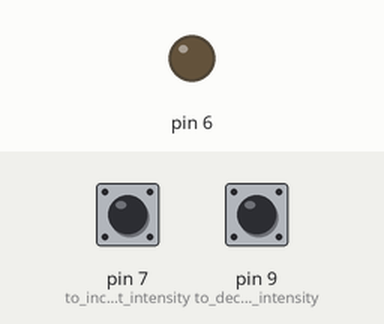
Recording of a sketch running on a simulated Arduino Uno, built with avr-gcc and run on an emulated ATmega328P. On the bench: output pins drawn as LEDs (lit = HIGH). Inputs (shaded band) come from the test bench; at power-on: pin 7 (to_increment_intensity) HIGH, pin 9 (to_decrement_intensity) HIGH.

Above: at 1.2 s.
1.3 s: pin 7 (to_increment_intensity) pulled LOW for 1 s
At 3.5 s:
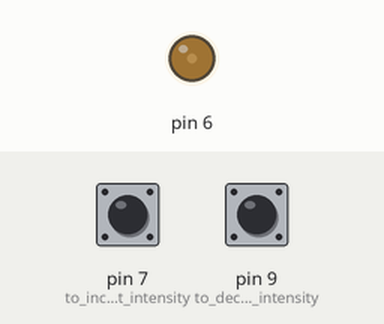
3.8 s: pin 9 (to_decrement_intensity) pulled LOW for 3.2 s
8.5 s: pin 9 (to_decrement_intensity) pulled LOW for 1 s
At 8.67 s:
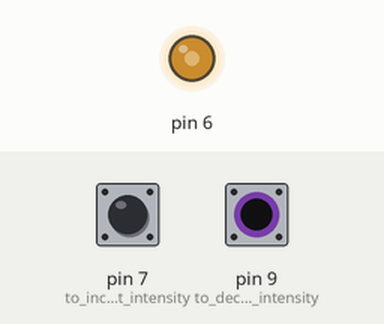
11.0 s: pin 7 (to_increment_intensity) pulled LOW for 0.15 s
At 12.3 s:
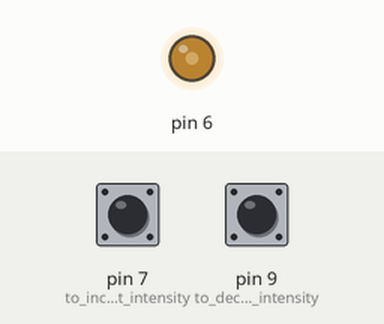
Timing chart, 0 to 13.6 s (numbered marks = the images above; inputs shaded):
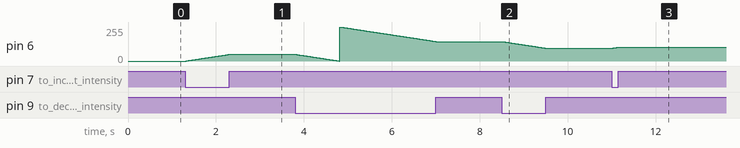

The sketch:

changeIntensity.ino
```cpp
/*
  Change intensity on RGB-RED(PIN6) using push buttons.
 */

byte intensity = 0;		// I have used 'byte' variable type
				// since output has only 8 bit
				// resolution.

void setup() {
  pinMode(7, INPUT_PULLUP);	// to increment intensity
  pinMode(9, INPUT_PULLUP);	// to decrement intensity
}

void loop() {
  if(digitalRead(7)==0) {	// if pustBUtton is pressed
    if(intensity<255) {		// increase intensity only if it is not MAX
      intensity++;
    }
    else {
      intensity = 0;		// else, reset intensity.
    }
    delay(20);			// purposely
  }

  if(digitalRead(9)==0) {       // if pustBUtton is pressed
    if(intensity>0) {
      intensity--;
    }
    else {
      intensity = 255;		// reset intensity.
    }
    delay(20);
  }

  analogWrite(6, intensity);	// finally write intensity on pin6
}
```

Measured:
- after the input at 1.3 s, pin 6: moves from 0/255 to 50/255 over 0.98 s, starting at once
- after the input at 8.5 s, pin 6: moves from 146/255 to 96/255 over 0.98 s, starting at once
- after the input at 11.0 s, pin 6: 96/255 → 104/255 at once
